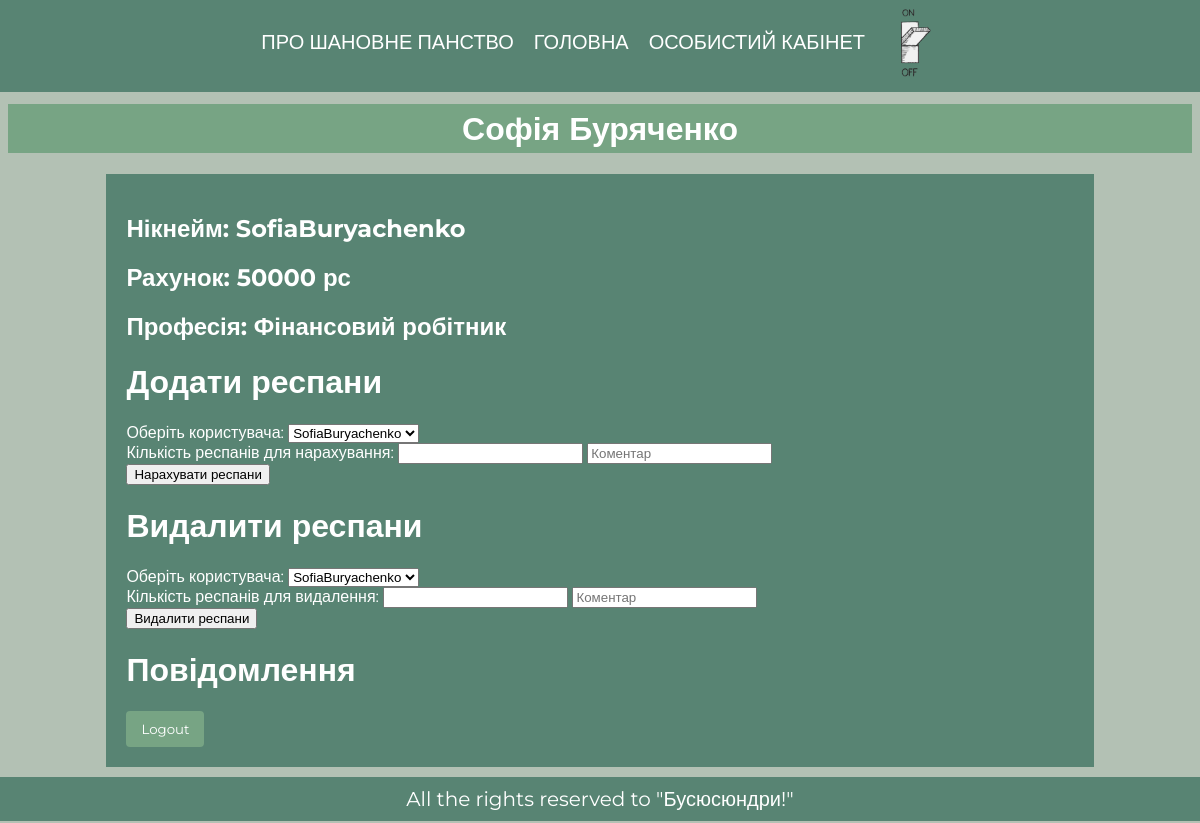
Page /profile (signed in) on the earlier database version.
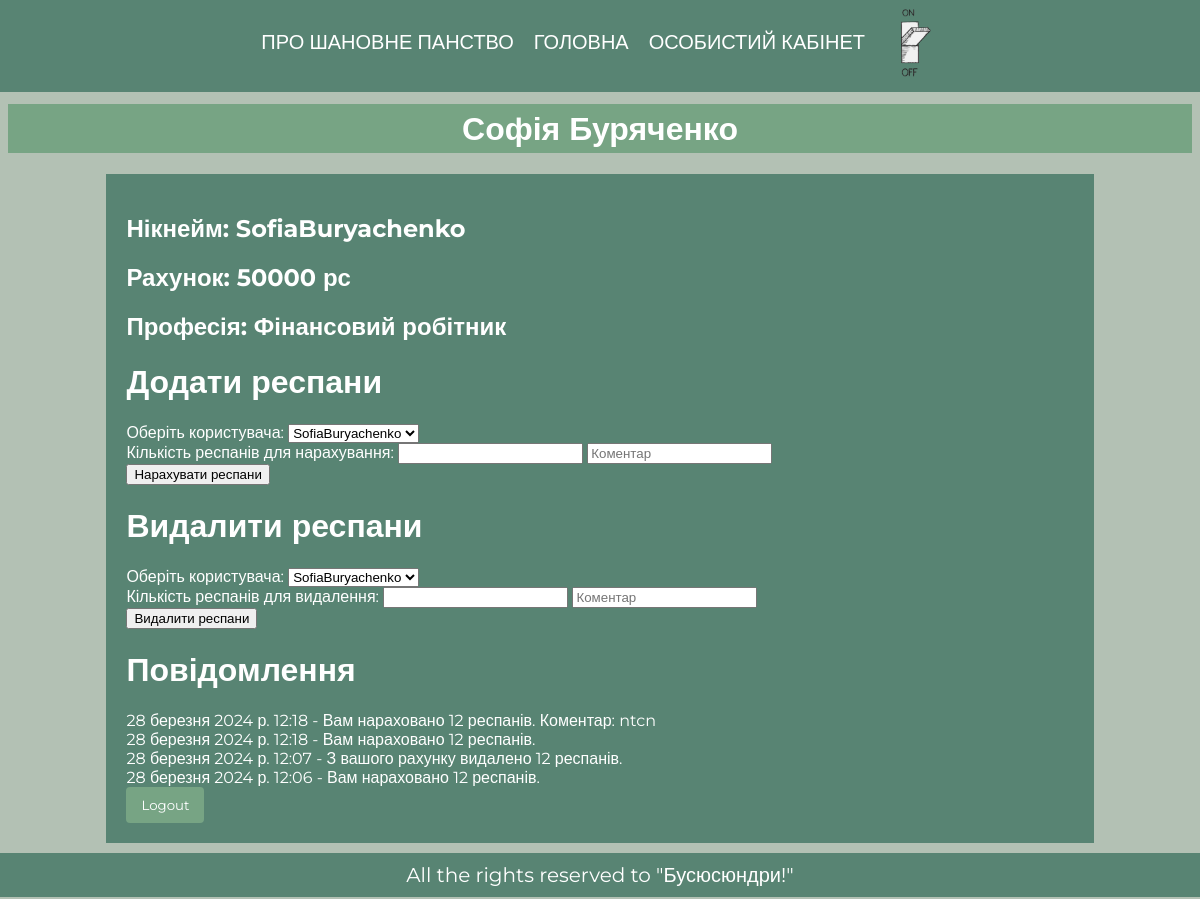
Same page on the later database version.
### app/models.py (models this page shows, shortened)
class UserMessage(models.Model):
    user = models.ForeignKey(settings.AUTH_USER_MODEL, on_delete=models.CASCADE)
    message = models.TextField()
    created_at = models.DateTimeField(auto_now_add=True)

### app/views.py (the view)
# urls.py: path('profile', views.profile, name='profile'),
@login_required
def profile(request):
    user_messages = UserMessage.objects.filter(user=request.user).order_by('-created_at')
    users = User.objects.all()
    return render(request, 'app/profile.html', {'users': users, 'user_messages': user_messages})

### app/templates/app/profile.html (shortened to what this page needs)
{% extends 'app/base.html' %}
{% load static %}
{% block main %}
  <h1 class="name-surname">{{ user.first_name }} {{ user.last_name }}</h1>
  <div class="profile">
    <h2>Нікнейм: {{ user.username }}</h2>
    <h2>Рахунок: {{ user.money }} рс</h2>
    <h2>Професія: {{ user.profession }}</h2>
    {% if user.profession == 'Фінансовий робітник' %}
      <h1>Додати респани</h1>
      <form action="{% url 'add_respan' %}" method="POST">
        <label for="selected_user">Оберіть користувача:</label>
        <select name="selected_user" id="selected_user">
          {% for other_user in users %}
            <option value="{{ other_user.id }}">{{ other_user.username }}</option>
          {% endfor %}
        </select>
        <br>
        <label for="respan_amount">Кількість респанів для нарахування:</label>
        <input type="number" id="respan_amount" name="respan_amount" min="1" required>
        <input type="text" id="comment" name="comment" placeholder="Коментар">
        <br>
        <button type="submit">Нарахувати респани</button>
      </form>
      <h1>Видалити респани</h1>
      <form action="{% url 'remove_respan' %}" method="POST">
        <label for="selected_user">Оберіть користувача:</label>
        <select name="selected_user" id="selected_user">
          {% for other_user in users %}
            <option value="{{ other_user.id }}">{{ other_user.username }}</option>
          {% endfor %}
        </select>
        <br>
        <label for="respan_amount">Кількість респанів для видалення:</label>
        <input type="number" id="respan_amount" name="respan_amount" min="1" required>
        <input type="text" id="comment" name="comment" placeholder="Коментар">
        <br>
        <button type="submit">Видалити респани</button>
      </form>
    {% endif %}
    <h1>Повідомлення</h1>
    {% for message in user_messages %}
      <div class="user-message">
        {{ message.created_at }} - {{ message.message }}
      </div>
    {% endfor %}
    <button class="logout"onclick="location.href='{% url 'logout' %}?next=/profile'">Logout</button>
  </div>
{% endblock %}
{% block footer %}
All the rights reserved to "Бусюсюндри!"
{% endblock %}

Differences in the rows shown:
added UserMessage: created_at "28 березня 2024 р. 12:18", message "Вам нараховано 12 респанів. Коментар: ntcn"
added UserMessage: created_at "28 березня 2024 р. 12:18", message "Вам нараховано 12 респанів."
added UserMessage: created_at "28 березня 2024 р. 12:07", message "З вашого рахунку видалено 12 респанів."
added UserMessage: created_at "28 березня 2024 р. 12:06", message "Вам нараховано 12 респанів."
